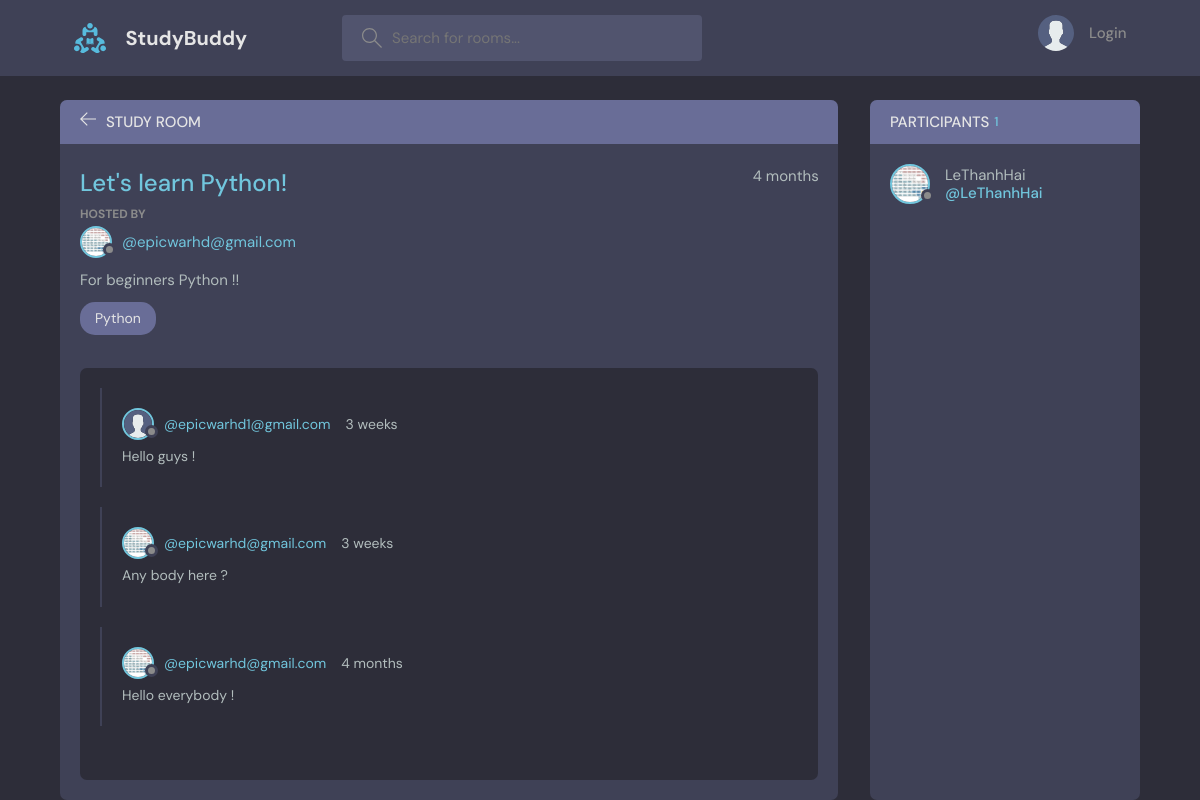
/room/1, run on the app's committed database.
### base/models.py (models this page shows, shortened)
class Room(models.Model):
    host = models.ForeignKey(User, on_delete=models.SET_NULL, null=True)
    topic = models.ForeignKey(Topic, on_delete=models.SET_NULL, null=True)
    name = models.CharField(max_length=200)
    participants = models.ManyToManyField(User, related_name="participants")
    description = models.TextField(null=True, blank=True)
    updated = models.DateTimeField(auto_now=True)
    created = models.DateTimeField(auto_now_add=True)
    class Meta:
        ordering = ['-created', '-updated']

class User(AbstractUser):
    name = models.CharField(max_length=200, null=True)
    email = models.EmailField(unique=True, null=True)
    bio = models.TextField(max_length=200, null=True)
    avatar = models.ImageField(null=True, default="avatar.svg")
    USERNAME_FIELD = 'email'
    REQUIRED_FIELDS = []

class Topic(models.Model):
    name = models.CharField(max_length=200)
    def __str__(self):
        return self.name

class Message(models.Model):
    user = models.ForeignKey(User, on_delete=models.CASCADE)
    room = models.ForeignKey(Room, on_delete=models.CASCADE)
    body = models.TextField()
    updated = models.DateTimeField(auto_now=True)
    created = models.DateTimeField(auto_now_add=True)
    class Meta:
        ordering = ['-created', '-updated']
    def __str__(self):
        return self.body[0:50]

### base/views.py (the view, shortened to what this page needs)
# urls.py: path('room/<str:pk>', views.room, name='room'),
def room(request, pk):
    room = Room.objects.get(id=pk)
    room_messages = room.message_set.all()
    participants = room.participants.all()
    context = {'room': room, 'room_messages': room_messages, 'participants': participants}
    return render(request, 'base/room.html', context)

### base/templates/base/room.html (shortened to what this page needs)
{% extends 'main.html' %}
{% block content %}
  <body>
    <main class="profile-page layout layout--2">
      <div class="container">
        <div class="room">
          <div class="room__top">
            <div class="room__topLeft">
              <a href="{% url 'home' %}">
                <svg version="1.1" xmlns="http://www.w3.org/2000/svg" width="32" height="32" viewBox="0 0 32 32">
                  <title>arrow-left</title>
                  <path
                    d="M13.723 2.286l-13.723 13.714 13.719 13.714 1.616-1.611-10.96-10.96h27.625v-2.286h-27.625l10.965-10.965-1.616-1.607z"
                  ></path>
                </svg>
              </a>
              <h3>Study Room</h3>
            </div>
          </div>
          <div class="room__box scroll">
            <div class="room__header scroll">
              <div class="room__info">
                <h3>{{ room.name }}</h3>
                <span>{{ room.created|timesince }}</span>
              </div>
              <div class="room__hosted">
                <p>Hosted By</p>
                <a href="{% url 'profile' room.host.id %}" class="room__author">
                  <div class="avatar avatar--small">
                    <img src="{{ room.host.avatar.url }}" />
                  </div>
                  <span>@{{ room.host }}</span>
                </a>
              </div>
              <div class="room__details">
                {{ room.description }}
              </div>
              <span class="room__topics">{{ room.topic }}</span>
            </div>
            <div class="room__conversation">
              <div class="threads scroll">
                {% for room_message in room_messages %}
                <div class="thread">
                  <div class="thread__top">
                    <div class="thread__author">
                      <a href="{% url 'profile' room_message.user.id %}" class="thread__authorInfo">
                        <div class="avatar avatar--small">
                          <img src="{{ room_message.user.avatar.url }}" />
                        </div>
                        <span>@{{ room_message.user }}</span>
                      </a>
                      <span class="thread__date">{{ room_message.created|timesince }}</span>
                    </div>
                  </div>
                  <div class="thread__details">
                    {{ room_message }}
                  </div>
                </div>
                {% endfor %}
              </div>
            </div>
          </div>
        </div>
        <div class="participants">
          <h3 class="participants__top">Participants <span>{{ participants.count }}</span></h3>
          <div class="participants__list scroll">
            {% for participant in participants %}
            <a href="{% url 'profile' participant.id %}" class="participant">
              <div class="avatar avatar--medium">
                <img src="{{ participant.avatar.url }}" />
              </div>
              <p>
                {{ participant.username }}
                <span>@{{ participant.username }}</span>
              </p>
            </a>
            {% endfor %}
          </div>
        </div>
      </div>
    </main>
  </body>
{% endblock  %}

### data on the page
Room: name "Let's learn Python!", created "4 months", host.avatar (picture), host "epicwarhd@gmail.com", description "For beginners Python !!", topic "Python"
Message: user.avatar (placeholder picture), user "epicwarhd1@gmail.com", created "3 weeks", body "Hello guys !"
Message: user.avatar (picture), user "epicwarhd@gmail.com", created "3 weeks", body "Any body here ?"
Message: user.avatar (picture), user "epicwarhd@gmail.com", created "4 months", body "Hello everybody !"
User: avatar (picture), username "LeThanhHai"

### other printed values
{{ participants.count }} "1"
